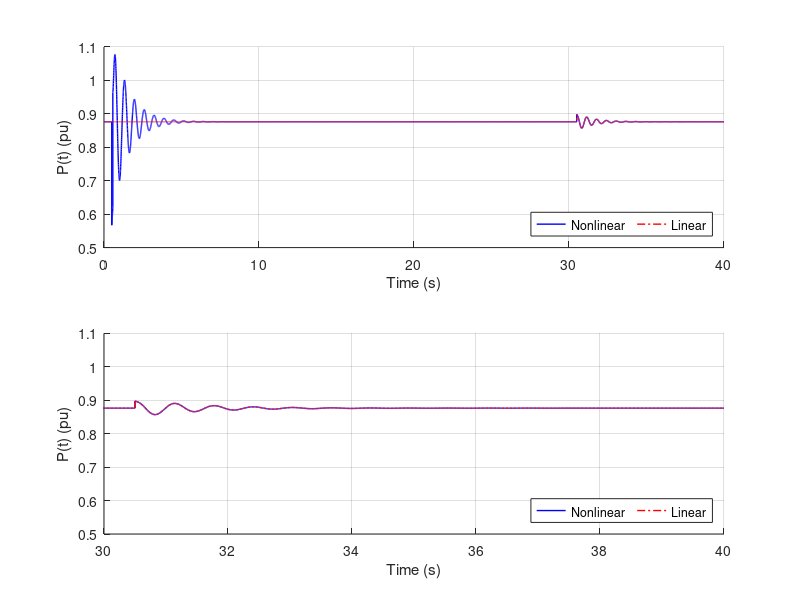

The MATLAB script that drew this image:
clear all; clc

%% load and rename data
load data_linvsnonlin.mat

NN1 = length(tpnonlin.data);
arrnl = 1:1:NN1; 
NN2 = length(tplinmod.data);
arrln = 1:1:NN2;

pnl = pnonlin.data(arrnl);
tpnl = tpnonlin.data(arrnl);

pl = plinmod.data(arrln);
tpl = tplinmod.data(arrln);

%% plot data
figure(10)
subplot(2,1,1)
hold on
    h1 = plot(tpnl,pnl,'b-','LineWidth',1);
    h2 = plot(tpl,pl,'r-.','LineWidth',1);
hold off
grid on
xlim([0 40])
ylabel('P(t) (pu)')
xlabel('Time (s)')
legend([h1 h2],'Nonlinear','Linear','Location','southeast','Orientation','horizontal')

subplot(2,1,2)
hold on
    h1 = plot(tpnl,pnl,'b-','LineWidth',1);
    h2 = plot(tpl,pl,'r-.','LineWidth',1);
hold off
grid on
xlim([30 40])
ylabel('P(t) (pu)')
xlabel('Time (s)')
legend([h1 h2],'Nonlinear','Linear','Location','southeast','Orientation','horizontal')

position = [260 180 340 180];
set(gcf,'color','w', 'Position', position)
f = gcf;
exportgraphics(f,'linvsnonlin.pdf')